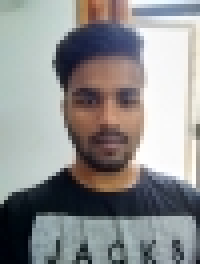
#> input picture person5050.jpg, 50 x 66 px (shown 4 times larger)
$ python count_face.py
#> lines starting #> are read from the running program, lines starting #| are printed output that depends on the picture; after the words box and inside, x2 and y2 are one past the last pixel; in counts of white or black regions, pixels touching at a corner belong together
import numpy as np
import cv2
face_cascade = cv2.CascadeClassifier('haarcascade_frontalface_default.xml')

image = cv2.imread('person5050.jpg')
#> image is the input picture: shape (66, 50, 3); mean B, G, R 143.9, 144, 143.7
grayImage = cv2.cvtColor(image, cv2.COLOR_BGR2GRAY)
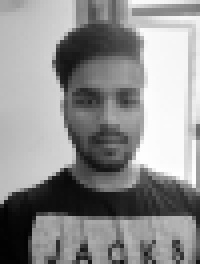
#> grayImage: shape (66, 50) (shown 4 times larger); min 2, max 254, mean 143.9

faces = face_cascade.detectMultiScale(grayImage)
#> faces = [[13, 15, 27, 27]]

print (type(faces))
#| <class 'numpy.ndarray'>

if len(faces) == 0:
    print ("No faces found")

else:
    print (faces)
#| [[13 15 27 27]]
    print (faces.shape)
#| (1, 4)
    print ("Number of faces detected: " + str(faces.shape[0]))
#| Number of faces detected: 1

    for (x,y,w,h) in faces:
        cv2.rectangle(image,(x,y),(x+w,y+h),(0,255,0),1)
#> this loop made 1 pass
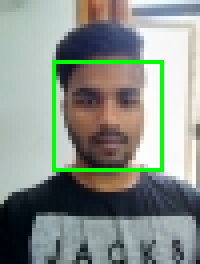
#> image: shape (66, 50, 3) (shown 4 times larger); 3.27% of pixels changed, all inside (x1, y1, x2, y2) = (13, 15, 41, 43)

    cv2.rectangle(image, ((0,image.shape[0] -25)),(270, image.shape[0]), (255,255,255), -1)
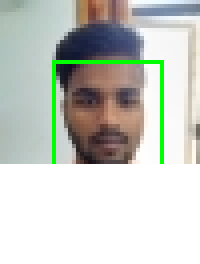
#> image: shape (66, 50, 3) (shown 4 times larger); mean B, G, R 195.8, 203.1, 199.1
    cv2.putText(image, "Number of faces detected: " + str(faces.shape[0]), (0,image.shape[0] -10), cv2.FONT_HERSHEY_TRIPLEX, 0.5,  (0,0,0), 1)
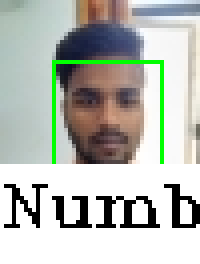
#> image: shape (66, 50, 3) (shown 4 times larger); 5.64% of pixels changed, all inside (x1, y1, x2, y2) = (1, 46, 50, 57)

    cv2.imshow('Image with faces',image)
    cv2.waitKey(0)
    cv2.destroyAllWindows()
